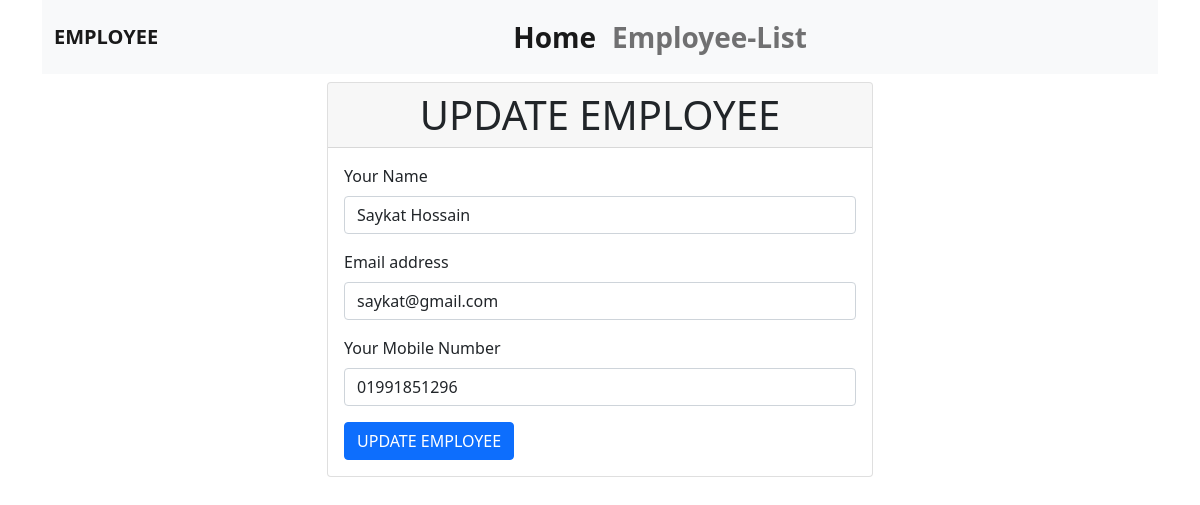
/w3scloud/employee_edit.php?employee_id=83, run on the app's committed database.
### tables this page shows
CREATE TABLE `employee_list` (
  `id` int(11) NOT NULL,
  `employee_name` varchar(100) NOT NULL,
  `employee_email` varchar(100) NOT NULL,
  `employee_number` varchar(20) NOT NULL
);

### w3scloud/employee_edit.php (the view, shortened to what this page needs)
<?php
require_once("includes/header.php");
require_once("includes/navbar.php");
require_once("includes/db.php");
$id = $_GET['employee_id'];
$select_query = "SELECT * FROM employee_list WHERE id = $id";
$from_db = mysqli_query($db_connect, $select_query);
$after_fetch_assoc = mysqli_fetch_assoc($from_db);
?>
<div class="container mt-2">
    <div class="row">
        <div class="col-md-6 m-auto">
            <div class="card">
                <h1 class="card-header text-uppercase text-center">Update Employee</h1>
                <div class="card-body">
                    <form action="employee_edit_post.php" method="POST">
                        <div class="mb-3">
                            <label for="inputname" class="form-label">Your Name</label>
                            <input type="text" class="form-control" id="inputname" name="employee_name" value="<?=$after_fetch_assoc['employee_name']?>">
                        </div>
                        <div class="mb-3">
                            <label for="inputemail" class="form-label">Email address</label>
                            <input type="text" class="form-control" id="inputemail" name="employee_email" value="<?=$after_fetch_assoc['employee_email']?>">
                        </div>
                        <div class="mb-3">
                            <label for="inputname" class="form-label">Your Mobile Number</label>
                            <input type="number" class="form-control" id="inputname" name="employee_number" value="<?=$after_fetch_assoc['employee_number']?>">
                        </div>
                        <button type="submit" class="btn btn-primary text-uppercase">Update Employee</button>
                    </form>
                </div>
            </div>
        </div>
    </div>
</div>
<?php
require_once("includes/footer.php");
?>

### data on the page
employee_list: employee_name "Saykat Hossain", employee_email "saykat@gmail.com", employee_number "01991851296"
